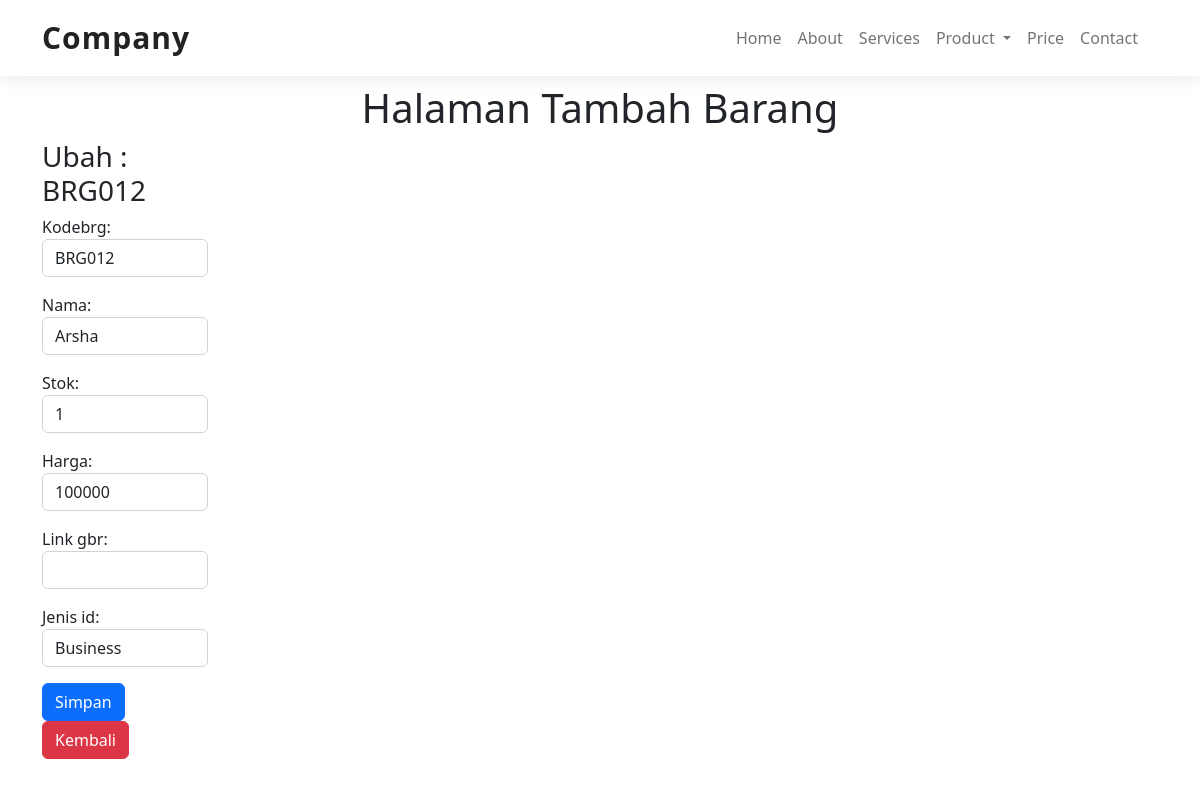
Screenshot of /ubah/2 with the database file from the repository.
### produk/models.py (models this page shows)
class Barang (models.Model):
    kodebrg=models.CharField(max_length=8)
    nama=models.CharField(max_length=50)
    stok=models.IntegerField()
    harga=models.BigIntegerField()
    link_gbr=models.CharField(max_length=150, blank=True)
    waktu_posting=models.DateTimeField(auto_now_add=True)
    jenis_id=models.ForeignKey(Jenis, on_delete=models.CASCADE, null=True)

class Jenis(models.Model):
    nama=models.CharField(max_length=50)
    ket=models.TextField()
    def __str__(self) :
        return self.nama

### produk/views.py (the view)
# urls.py: path('ubah/<int:id_barang>', ubah_brg,name='ubah_brg'),
def ubah_brg(request, id_barang):
    barangs=Barang.objects.get(id=id_barang)
    if request.POST:
        form=FormBarang(request.POST,instance=barangs)
        if form.is_valid():
            form.save()
            messages.success(request,"Data Berhasil Diubah")
            return redirect('ubah_brg',id_barang=id_barang)
    else:
        form=FormBarang(instance=barangs)
        konteks={
            'form':form,
            'barangs':barangs
        }
    return render(request,'ubah_brg.html',konteks)

### produk/forms.py
class FormBarang(ModelForm):
    class Meta :
        model=Barang
        fields='__all__'
        widgets = {
            'kodebrg':forms.TextInput({'class':'form-control'}),
            'nama':forms.TextInput({'class':'form-control'}),
            'stok':forms.NumberInput({'class':'form-control'}),
            'harga':forms.NumberInput({'class':'form-control'}),
            'link_gbr':forms.TextInput({'class':'form-control'}),
            'jenis_id':forms.Select({'class':'form-control'}),
        }

### template/ubah_brg.html (shortened to what this page needs)
{% extends 'base.html' %}
{% load static %}
{% block isi %}
<section id="form">
    <center><h1> Halaman Tambah Barang</h1></center>
    <div class="container">
        <div class="row">
            <div class="col-md-2">
                <h3>Ubah : {{ barangs.kodebrg }}</h3>
                <form action="{% url 'ubah_brg' barangs.id %}" method="post">
                    {{form.as_p}}
                    <button type="submit" class="btn btn-primary">Simpan</button>
                    <A href="/Vbrg/" class="btn btn-danger">Kembali</A>
                </form>
            </div>
        </div>
    </div>
</section>
{% endblock %}

### static/css/style.css (style rules this page uses)
section { padding: 60px 0; overflow: hidden; }

### rows the page displays
Barang: kodebrg "BRG012", nama "Arsha", stok "1", harga "100000", jenis_id "Business"
